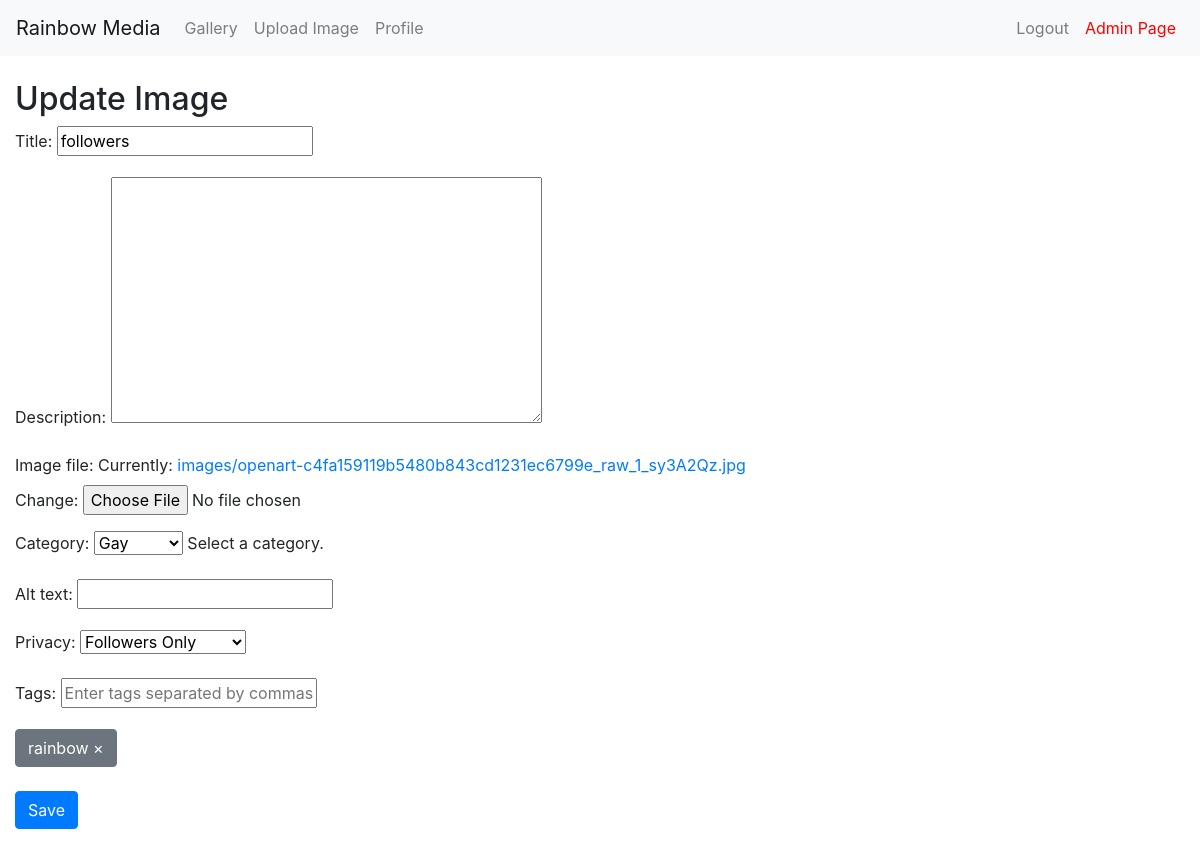
Screenshot of /image/40/update/ (signed in) with the database file from the repository.
### gallery/models.py (models this page shows, shortened)
class Image(models.Model):
    user = models.ForeignKey(User, on_delete=models.CASCADE, related_name='images')
    title = models.CharField(max_length=255)
    description = models.TextField(blank=True, null=True)
    image_file = models.ImageField(upload_to='images/')
    uploaded_at = models.DateTimeField(default=now)
    views = models.PositiveIntegerField(default=0)
    is_public = models.BooleanField(default=True)
    category = models.ForeignKey(Category, related_name='images', on_delete=models.CASCADE, blank=True, null=True)
    tags = models.ManyToManyField(Tag, related_name='images', blank=True)
    popularity_score = models.FloatField(default=0.0)
    objects = CustomImageManager()
    privacy = models.CharField(max_length=20, choices=[('public', 'Public'), ('users', 'Site Members Only'), ('followers', 'Followers Only'), ('private', 'Private')], default='public')
    moderation_status = models.CharField(max_length=10, choices=ModerationStatus.choices, default=ModerationStatus.PENDING)
    moderation_updated_at = models.DateTimeField(null=True, blank=True)
    moderated_by = models.ForeignKey(User, on_delete=models.SET_NULL, null=True, blank=True, related_name="moderated_images", limit_choices_to={'is_staff': True})
    alt_text = models.CharField(max_length=255, blank=True, null=True)

class Tag(models.Model):
    name = models.CharField(max_length=50, unique=True)
    moderation_status = models.CharField(
        max_length=10,
        choices=ModerationStatus.choices,
        default=ModerationStatus.PENDING,
    )

### gallery/views.py (the view)
# urls.py: path('image/<int:image_id>/update/', views.update_image, name='update_image'),
@login_required
def update_image(request, image_id):
    image = get_object_or_404(Image, id=image_id)
    if request.user == image.user or request.user.is_staff:
        if request.method == 'POST':
            form = ImageUpdateForm(request.POST, request.FILES, instance=image)
            if form.is_valid():
                form.save(commit=True)
                return redirect('image_detail', image_id=image.id)
        else:
            form = ImageUpdateForm(instance=image)
        return render(request, 'update_image.html', {'form': form, 'image': image})
    else:
        return redirect('gallery')  # Redirect to a different page if the user is not authorized

### gallery/forms.py (shortened to what this page needs)
class ImageUpdateForm(forms.ModelForm):
    tags = forms.CharField(
        required=False,
        widget=forms.TextInput(attrs={'placeholder': 'Enter tags separated by commas.'}),
    )
    tags_to_remove = forms.CharField(
        required=False,
        widget=forms.HiddenInput(),
    )
    category = forms.ModelChoiceField(
        queryset=Category.objects.all(),
        widget=forms.Select,
        required=False,
        help_text="Select a category."
    )
    class Meta:
        model = Image
        fields = ['title', 'description', 'image_file', 'category', 'alt_text', 'privacy']

### gallery/models.py (called while the page is built)
    def __str__(self):
        return self.name

### gallery/templates/gallery/update_image.html (shortened to what this page needs)
{% extends "base.html" %}
{% block content %}
<h2>Update Image</h2>
<form method="post" enctype="multipart/form-data">
    {{ form.as_p }}
    <div id="tag-buttons">
        {% for tag in form.instance.tags.all %}
            <button type="button" class="tag-button btn btn-secondary" data-tag="{{ tag.name }}">{{ tag.name }} &times;</button>
        {% endfor %}
    </div>
    <button type="submit" class="btn btn-primary my-4">Save</button>
</form>
{% endblock %}

### rows the page displays
Image: title "followers", category "Gay", privacy "Followers Only"
Tag: name "rainbow"
